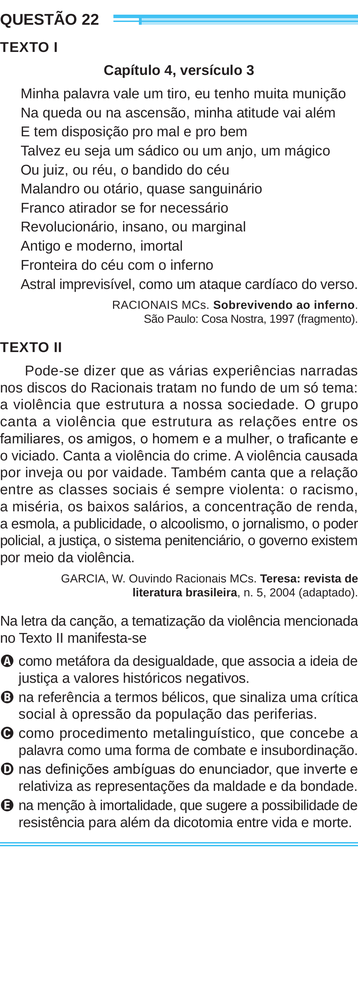
#> input picture metades-recortadas/pagina_enem_10_direita.png, 358 x 1000 px, shrunk from 1026 x 2869 before the run; its folder holds 4 pictures in this run
$ python colar.PY
#> lines starting #> are read from the running program, lines starting #| are printed output that depends on the picture
from PIL import Image
import os
import re

# Diretório onde as imagens estão
images_dir = 'metades-recortadas'

# Lista para armazenar todas as imagens na ordem correta
all_images = []

# Número total de páginas (cada página tem 2 imagens: esquerda e direita)
num_pages = 30  # 64 imagens ÷ 2 = 32 páginas

# Função para extrair número da página e posição do nome do arquivo
def get_page_number_and_position(filename):
    match = re.match(r'pagina_enem_(\d+)_(esquerda|direita)\.png', filename)
    if match:
        return int(match.group(1)), match.group(2)
    return None, None

# Coletar todas as imagens
image_files = [f for f in os.listdir(images_dir)
               if f.endswith('.png') and f.startswith('pagina_enem_')]

# Criar um dicionário para organizar as imagens por página e posição
page_dict = {}
for filename in image_files:
    page_num, position = get_page_number_and_position(filename)
    if page_num is not None:
        if page_num not in page_dict:
            page_dict[page_num] = {}
        page_dict[page_num][position] = filename

# Ordenar as páginas numericamente e para cada página, adicionar primeiro esquerda depois direita
for page_num in sorted(page_dict.keys()):
    page_data = page_dict[page_num]

    # Adicionar imagem esquerda (se existir)
    if 'esquerda' in page_data:
        img = Image.open(os.path.join(images_dir, page_data['esquerda']))
        all_images.append(img)
        print(f"Adicionada: página {page_num} - esquerda")

    # Adicionar imagem direita (se existir)
    if 'direita' in page_data:
        img = Image.open(os.path.join(images_dir, page_data['direita']))
#> img is the input picture: PIL image 358x1000 RGB; mean R, G, B 231.4, 231.9, 232.4
#> pass 3 of the loop `for page_num in sorted(page_dict.keys()):`:
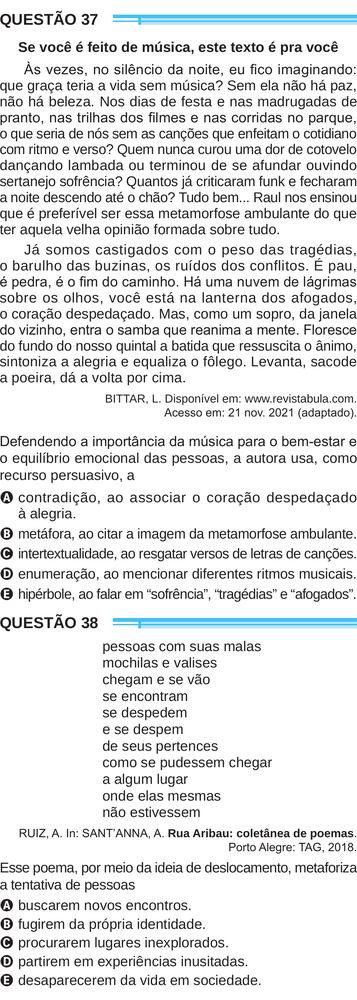
#> input picture metades-recortadas/pagina_enem_16_esquerda.png, 357 x 1000 px, shrunk from 1025 x 2869 before the run
#> img is the input picture: PIL image 357x1000 RGB; mean R, G, B 227.3, 228.1, 228.7
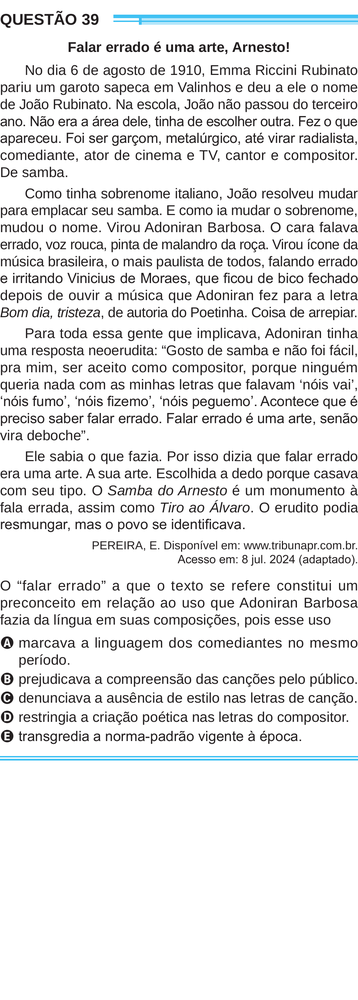
#> input picture metades-recortadas/pagina_enem_16_direita.png, 358 x 1000 px, shrunk from 1026 x 2869 before the run
#> img is the input picture: PIL image 358x1000 RGB; mean R, G, B 230.6, 231.2, 231.7
        all_images.append(img)
        print(f"Adicionada: página {page_num} - direita")

# Calcular a largura máxima e a altura total
if all_images:
    max_width = max(img.width for img in all_images)
#> max_width = 358
    total_height = sum(img.height for img in all_images)
#> total_height = 4000

    # Criar uma imagem muito longa
    long_image = Image.new('RGB', (max_width, total_height), (255, 255, 255))
#> long_image: PIL image 358x4000 RGB; every value is 255

    # Colar cada imagem uma abaixo da outra
    y_offset = 0
    for img in all_images:
        long_image.paste(img, (0, y_offset))
        y_offset += img.height
#> this loop made 4 passes
#> y_offset on passes 1 to 4: 1000, 2000, 3000, 4000
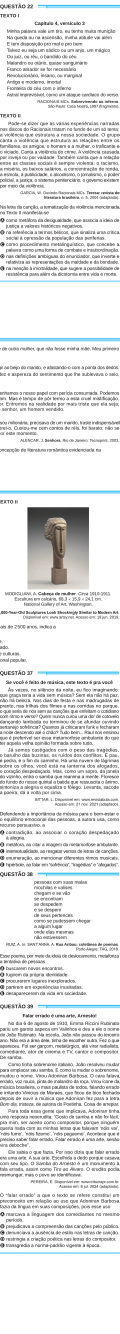
#> long_image: PIL image 358x4000 RGB (shown at 1/3 size); mean R, G, B 229.3, 230.1, 230.5
#> after the loop, y_offset = 4000

    # Salvar a imagem resultante
    long_image.save('enem_empilhado_ordenado.png')
    print(f"\nImagem combinada salva como 'enem_empilhado_ordenado.png'")
    print(f"Total de imagens processadas: {len(all_images)}")
#| Total de imagens processadas: 4
    print(f"Largura máxima: {max_width}px")
#| Largura máxima: 358px
    print(f"Altura total: {total_height}px")
#| Altura total: 4000px
else:
    print("Nenhuma imagem foi encontrada ou processada.")
